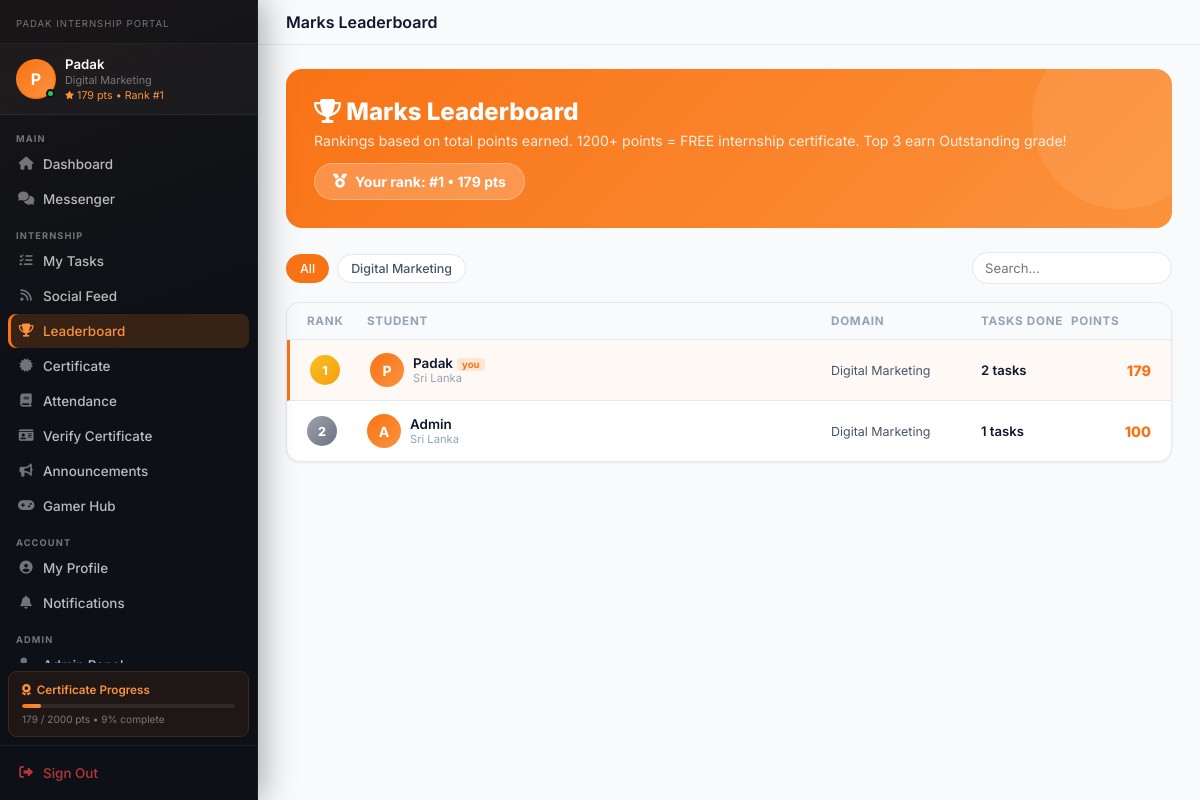
/leaderboard.php (signed in), run on the app's committed database.
### tables this page shows
CREATE TABLE `internship_students` (
  `id` int(11) NOT NULL,
  `full_name` varchar(150) NOT NULL,
  `email` varchar(255) NOT NULL,
  `phone` varchar(20) DEFAULT NULL,
  `password` varchar(255) NOT NULL,
  `college_name` varchar(255) DEFAULT NULL,
  `degree` varchar(150) DEFAULT NULL,
  `year_of_study` enum('1st Year','2nd Year','3rd Year','4th Year','Graduate') DEFAULT '1st Year',
  `domain_interest` varchar(150) DEFAULT NULL,
  `profile_photo` varchar(255) DEFAULT NULL,
  `bio` text DEFAULT NULL,
  `linkedin_url` varchar(255) DEFAULT NULL,
  `github_url` varchar(255) DEFAULT NULL,
  `remember_token` varchar(255) DEFAULT NULL,
  `token_expires_at` datetime DEFAULT NULL,
  `is_active` tinyint(1) DEFAULT 1,
  `is_online` tinyint(1) DEFAULT 0,
  `last_seen` datetime DEFAULT NULL,
  `email_verified` tinyint(1) DEFAULT 0,
  `total_points` int(11) DEFAULT 0,
  `internship_status` enum('pending','active','completed','withdrawn') DEFAULT 'active',
  `created_at` datetime DEFAULT current_timestamp(),
  `updated_at` datetime DEFAULT current_timestamp() ON UPDATE current_timestamp()
);

### config.php (called while the page is built, shortened)
<?php
class PadakDatabase {
    private static $instance = null;
    private $conn;
    private function __construct() {
        $this->conn = new mysqli(PADAK_DB_HOST, PADAK_DB_USER, PADAK_DB_PASS, PADAK_DB_NAME);
        $this->conn->set_charset("utf8mb4");
    }
    public static function getInstance() {
        if (self::$instance === null) {
            self::$instance = new PadakDatabase();
        }
        return self::$instance;
    }
    public function getConnection() {
        return $this->conn;
    }
}
function getPadakDB() {
    return PadakDatabase::getInstance()->getConnection();
}
class StudentAuth {
    private $db;
    public function __construct() {
        $this->db = getPadakDB();
    }
    public function isLoggedIn() {
        return isset($_SESSION['student_id']) && !empty($_SESSION['student_id']);
    }
    public function getCurrentStudent() {
        $id = (int)$_SESSION['student_id'];
        $stmt = $this->db->prepare("SELECT id, full_name, email, phone, college_name, degree, year_of_study, domain_interest, profile_photo, created_at FROM internship_students WHERE id = ? AND is_active = 1");
        $stmt->bind_param("i", $id);
        $stmt->execute();
        $result = $stmt->get_result();
        return $result->fetch_assoc();
    }
}
?>

### leaderboard.php (the view, shortened to what this page needs)
<?php
require_once 'config.php';
$auth = new StudentAuth();
$student = $auth->getCurrentStudent();
$db = getPadakDB();
$sid = (int)$student['id'];
$activePage = 'leaderboard';
$filter = $_GET['domain'] ?? 'all';
$search = trim($_GET['q'] ?? '');
$where = "is_active=1";
$students = [];
$res = $db->query("SELECT id, full_name, domain_interest, total_points, college_name, year_of_study, profile_photo FROM internship_students WHERE $where ORDER BY total_points DESC LIMIT 100");
if ($res) while ($r = $res->fetch_assoc()) $students[] = $r;
$domains = [];
$dr = $db->query("SELECT DISTINCT domain_interest FROM internship_students WHERE is_active=1 AND domain_interest IS NOT NULL AND domain_interest!=''");
if ($dr) while ($r = $dr->fetch_assoc()) $domains[] = $r['domain_interest'];
$pointsResult = $db->query("SELECT COALESCE(SUM(points), 0) as total FROM student_points_log WHERE student_id=$sid");
$totalPoints = (int)$pointsResult->fetch_assoc()['total'];
$myPts = $totalPoints;
$myRank = '-';
foreach ($students as $i => $s) { if ($s['id'] == $sid) { $myRank = $i + 1; break; } }
$taskScores = [];
$tr = $db->query("SELECT student_id, COUNT(*) as cnt FROM task_submissions WHERE status='approved' GROUP BY student_id");
if ($tr) while ($r = $tr->fetch_assoc()) $taskScores[$r['student_id']] = (int)$r['cnt'];
?>
<!DOCTYPE html>
<html lang="en">
<head>
<link rel="stylesheet" href="https://cdnjs.cloudflare.com/ajax/libs/font-awesome/6.4.0/css/all.min.css">
</head>
<body>
<?php include 'sidebar.php'; ?>
<div class="page-wrap">
    <div class="topbar">
        <div class="topbar-title">Marks Leaderboard</div>
    </div>
    <div class="main-content">
        <div class="lb-hero">
            <div class="lb-hero-title"><i class="fas fa-trophy"></i> Marks Leaderboard</div>
            <div class="lb-hero-sub">Rankings based on total points earned. 1200+ points = FREE internship certificate. Top 3 earn Outstanding grade!</div>
            <div class="my-rank-chip"><i class="fas fa-medal"></i> Your rank: #<?php echo $myRank; ?> &bull; <?php echo number_format($myPts); ?> pts<?php if ($myPts>=1200): ?> &bull; 🎓 Cert Eligible<?php endif; ?></div>
        </div>
        <form method="GET">
            <div class="filter-row">
                <a href="?domain=all" class="fchip <?php echo $filter==='all'?'active':''; ?>">All</a>
                <?php foreach ($domains as $d): ?>
                <a href="?domain=<?php echo urlencode($d); ?>" class="fchip <?php echo $filter===$d?'active':''; ?>"><?php echo htmlspecialchars($d); ?></a>
                <?php endforeach; ?>
                <input type="text" name="q" value="<?php echo htmlspecialchars($search); ?>" class="srch" placeholder="Search…" onchange="this.form.submit()">
            </div>
        </form>
        <div class="lb-card">
            <div class="lb-head"><div>Rank</div><div>Student</div><div class="hide2">Domain</div><div class="hide2">Tasks Done</div><div>Points</div></div>
            <?php foreach ($students as $i => $s):
                $pos=$i+1; $isMe=$s['id']==$sid; $certEl=$s['total_points']>=2000; $tc=$taskScores[$s['id']]??0;
            ?>
            <div class="lb-row <?php echo $isMe?'me':''; ?>">
                <div><div class="rn <?php echo $pos<=3?'r'.$pos:''; ?>"><?php echo $pos; ?></div></div>
                <div class="stu-cell">
                    <div class="stu-ava"><?php echo strtoupper(substr($s['full_name'],0,1)); ?></div>
                    <div>
                        <div class="stu-n"><?php echo htmlspecialchars(implode(' ',array_slice(explode(' ',$s['full_name']),0,2))); ?><?php echo $isMe?'<span class="you-tag">you</span>':''; ?><?php echo $certEl?'<span class="cert-tag">🎓 Cert</span>':''; ?></div>
                        <div class="stu-c"><?php echo htmlspecialchars($s['college_name']?:'–'); ?></div>
                    </div>
                </div>
                <div class="dom-cell hide2"><?php echo htmlspecialchars($s['domain_interest']?:'–'); ?></div>
                <div class="tasks-cell hide2"><?php echo $tc; ?> tasks</div>
                <div class="pts-cell"><?php echo number_format($s['total_points']); ?></div>
            </div>
            <?php endforeach; ?>
        </div>
    </div>
</div>
</body>
</html>

### sidebar.php (shortened to what this page needs)
<?php
$db = getPadakDB();
$sid = (int)$_SESSION['student_id'];
$notifCount = 0;
$r = $db->query("SELECT COUNT(*) as c FROM student_notifications WHERE student_id=$sid AND is_read=0");
if ($r) $notifCount = (int)$r->fetch_assoc()['c'];
$msgCount = 0;
$r2 = $db->query("SELECT COUNT(*) as c FROM chat_messages cm JOIN chat_room_members crm ON crm.room_id=cm.room_id AND crm.student_id=$sid WHERE cm.sender_id!=$sid AND cm.is_deleted=0 AND (crm.last_read_at IS NULL OR cm.created_at > crm.last_read_at)");
if ($r2) $msgCount = (int)$r2->fetch_assoc()['c'];
$pendingTasks = 0;
$r3 = $db->query("SELECT COUNT(*) as c FROM internship_tasks t LEFT JOIN task_submissions ts ON ts.task_id=t.id AND ts.student_id=$sid WHERE t.status='active' AND ts.id IS NULL AND (t.assigned_to_student IS NULL OR t.assigned_to_student=$sid)");
if ($r3) $pendingTasks = (int)$r3->fetch_assoc()['c'];
$pointsResult = $db->query("SELECT COALESCE(SUM(points), 0) as total FROM student_points_log WHERE student_id=$sid");
$points = $pointsResult ? (int)$pointsResult->fetch_assoc()['total'] : 0;
$db->query("UPDATE internship_students SET total_points=$points WHERE id=$sid AND total_points!=$points");
$rankResult = $db->query("SELECT COUNT(*)+1 as rnk FROM internship_students WHERE total_points > $points AND is_active=1");
$rank = $rankResult ? (int)$rankResult->fetch_assoc()['rnk'] : '-';
$certThreshold = 2000;
$progress = min(100, round(($points / $certThreshold) * 100));
$navMain = [
    ['key'=>'dashboard',    'label'=>'Dashboard',     'icon'=>'fas fa-home',         'href'=>'dashboard.php'],
    ['key'=>'messenger',    'label'=>'Messenger',      'icon'=>'fas fa-comments',     'href'=>'messenger.php', 'badge'=>$msgCount],
];
$navInternship = [
    ['key'=>'tasks',        'label'=>'My Tasks',       'icon'=>'fas fa-tasks',        'href'=>'tasks.php',     'badge'=>$pendingTasks],
    ['key'=>'social feed',  'label'=>'Social Feed',    'icon'=>'fas fa-rss',       'href'=>'social_feed.php'],
    ['key'=>'leaderboard',  'label'=>'Leaderboard',    'icon'=>'fas fa-trophy',       'href'=>'leaderboard.php'],
    ['key'=>'certificate',  'label'=>'Certificate', 'icon'=>'fas fa-certificate',  'href'=>'certificate.php'],
    ['key'=>'attendance',    'label'=>'Attendance',      'icon'=>'fas fa-book',         'href'=>'attendance.php'],
    ['key'=>'verify certificate',    'label'=>'Verify Certificate',      'icon'=>'fas fa-id-card',         'href'=>'verify_certificate.php'],
    ['key'=>'announcements',    'label'=>'Announcements',      'icon'=>'fas fa-bullhorn',         'href'=>'announcements.php'],
    ['key'=>'game',  'label'=>'Gamer Hub', 'icon'=>'fas fa-gamepad',  'href'=>'game.php'],
];
$navAccount = [
    ['key'=>'profile',         'label'=>'My Profile',     'icon'=>'fas fa-user-circle',  'href'=>'profile.php'],
    ['key'=>'notifications',   'label'=>'Notifications',  'icon'=>'fas fa-bell',         'href'=>'notifications.php', 'badge'=>$notifCount],
];
$navAdmin = [
        ['key'=>'admin',  'label'=>'Admin Panel', 'icon'=>'fas fa-user-shield',  'href'=>'admin.php'],
    ];
$initials = strtoupper(substr($student['full_name'], 0, 1));
?>
<aside class="student-sidebar" id="studentSidebar">
    <div class="sb-logo">
        <div class="sb-logo-text">
            <span class="sb-tagline">Padak Internship Portal</span>
        </div>
    </div>
    <div class="sb-profile">
        <div class="sb-avatar-wrap">
            <?php if (!empty($student['profile_photo'])): ?>
                <div class="sb-avatar-letter" style="display:none;"><?php echo $initials; ?></div>
            <?php else: ?>
                <div class="sb-avatar-letter"><?php echo $initials; ?></div>
            <?php endif; ?>
            <span class="sb-online-dot"></span>
        </div>
        <div class="sb-user-info">
            <div class="sb-user-name"><?php echo htmlspecialchars(substr($student['full_name'], 0, 20)); ?></div>
            <div class="sb-user-role"><?php echo htmlspecialchars($student['domain_interest'] ?: 'Intern'); ?></div>
            <div class="sb-user-pts"><i class="fas fa-star fa-xs"></i> <?php echo number_format($points); ?> pts &bull; Rank #<?php echo $rank; ?></div>
        </div>
    </div>
    <nav class="sb-nav">
        <div class="sb-nav-group">
            <span class="sb-group-label">MAIN</span>
            <?php foreach ($navMain as $item): $active = $activePage === $item['key']; ?>
            <a href="<?php echo $item['href']; ?>" class="sb-nav-item <?php echo $active ? 'active' : ''; ?>">
                <i class="<?php echo $item['icon']; ?> sb-nav-icon"></i>
                <span><?php echo $item['label']; ?></span>
            </a>
            <?php endforeach; ?>
        </div>
        <div class="sb-nav-group">
            <span class="sb-group-label">INTERNSHIP</span>
            <?php foreach ($navInternship as $item): $active = $activePage === $item['key']; ?>
            <a href="<?php echo $item['href']; ?>" class="sb-nav-item <?php echo $active ? 'active' : ''; ?>">
                <i class="<?php echo $item['icon']; ?> sb-nav-icon"></i>
                <span><?php echo $item['label']; ?></span>
            </a>
            <?php endforeach; ?>
        </div>
        <div class="sb-nav-group">
            <span class="sb-group-label">ACCOUNT</span>
            <?php foreach ($navAccount as $item): $active = $activePage === $item['key']; ?>
            <a href="<?php echo $item['href']; ?>" class="sb-nav-item <?php echo $active ? 'active' : ''; ?>">
                <i class="<?php echo $item['icon']; ?> sb-nav-icon"></i>
                <span><?php echo $item['label']; ?></span>
            </a>
            <?php endforeach; ?>
        </div>
        <?php if (!empty($navAdmin)): ?>
        <div class="sb-nav-group">
            <span class="sb-group-label">ADMIN</span>
            <?php foreach ($navAdmin as $item): $active = $activePage === $item['key']; ?>
            <a href="<?php echo $item['href']; ?>" class="sb-nav-item <?php echo $active ? 'active' : ''; ?>">
                <i class="<?php echo $item['icon']; ?> sb-nav-icon"></i>
                <span><?php echo $item['label']; ?></span>
            </a>
            <?php endforeach; ?>
        </div>
        <?php endif; ?>
    </nav>
    <div class="sb-cert-card">
        <div class="sb-cert-head">
            <i class="fas fa-award"></i>
            <span>Certificate Progress</span>
        </div>
        <div class="sb-cert-bar-bg"><div class="sb-cert-bar" style="width:<?php echo $progress; ?>%"></div></div>
        <div class="sb-cert-foot"><?php echo $points; ?> / <?php echo $certThreshold; ?> pts &bull; <?php echo $progress; ?>% complete</div>
    </div>
    <div class="sb-footer">
        <a href="logout.php" class="sb-logout" onclick="return confirm('Sign out of Padak?')">
            <i class="fas fa-sign-out-alt"></i><span>Sign Out</span>
        </a>
    </div>
</aside>

### data on the page
internship_students: full_name "P", full_name "Padak", domain_interest "Digital Marketing", pos "1", shows "you", college_name "Sri Lanka", id "2", total_points "179"
internship_students: pos "2", full_name "A", full_name "Admin", college_name "Sri Lanka", domain_interest "Digital Marketing", id "1", total_points "100"

### other printed values
$points "179"
$rank "1"
$item['label'] "Dashboard"
$item['label'] "Messenger"
$item['label'] "My Tasks"
$item['label'] "Social Feed"
$item['label'] "Leaderboard"
$item['label'] "Certificate"
$item['label'] "Attendance"
$item['label'] "Verify Certificate"
$item['label'] "Announcements"
$item['label'] "Gamer Hub"
$item['label'] "My Profile"
$item['label'] "Notifications"
$certThreshold "2000"
